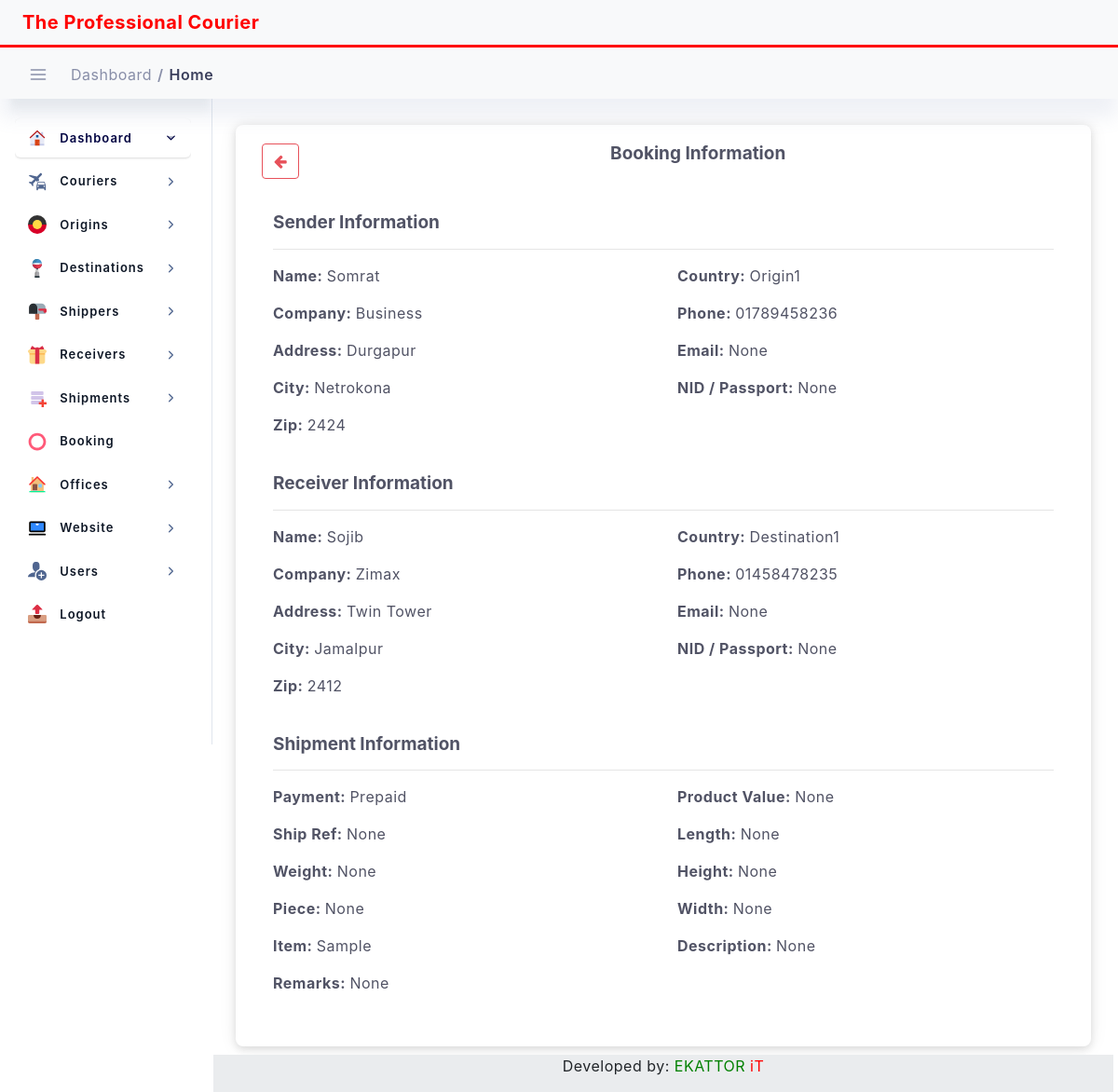
The page /booking_detail/15 on the database its author committed.
### webApp/models.py (models this page shows, shortened)
class Booking(models.Model):
    created_at = models.DateTimeField(blank=True, null=True, auto_now_add=True)
    updated_at = models.DateTimeField(blank=True, null=True, auto_now=True)
    sender_attention = models.CharField(max_length=100)
    sender_company = models.CharField(max_length=100, blank=True, null=True)
    sender_address = models.CharField(max_length=100, blank=True, null=True)
    sender_city = models.CharField(max_length=100, blank=True, null=True)
    sender_zip = models.CharField(max_length=100, blank=True, null=True)
    sender_country = models.ForeignKey(Origin, on_delete=models.DO_NOTHING, )
    sender_phone = models.CharField(max_length=100)
    sender_email = models.CharField(max_length=100, blank=True, null=True)
    sender_nid = models.CharField(max_length=100, blank=True, null=True)
    receiver_attention = models.CharField(max_length=100)
    receiver_company = models.CharField(max_length=100, blank=True, null=True)
    receiver_address = models.CharField(max_length=100)
    receiver_city = models.CharField(max_length=100)
    receiver_zip = models.CharField(max_length=100)
    receiver_country = models.ForeignKey(Destination, on_delete=models.DO_NOTHING, )
    receiver_phone = models.CharField(max_length=100)
    receiver_email = models.CharField(max_length=100, blank=True, null=True)
    receiver_nid = models.CharField(max_length=100, blank=True, null=True)
    PAYMENT_CHOICES = (
        ('Prepaid', 'Prepaid'),
        ('Collect', 'Collect'),
    )
    payment = models.CharField(max_length=20, choices=PAYMENT_CHOICES, default='Prepaid')
    ship_ref = models.CharField(max_length=100, blank=True, null=True)
    weight = models.DecimalField(max_digits=20, decimal_places=2, blank=True, null=True)
    piece = models.DecimalField(max_digits=20, decimal_places=2, blank=True, null=True)
    product_value = models.CharField(max_length=100, blank=True, null=True)
    ITEM_CHOICES = (
        ('Sample', 'Sample'),
        ('Document', 'Document'),
        ('Envelope', 'Envelope'),
    )
    item = models.CharField(max_length=20, choices=ITEM_CHOICES, default='Sample')
    remarks = models.CharField(max_length=200, blank=True, null=True)
    description = models.CharField(max_length=200, blank=True, null=True)
    length = models.DecimalField(max_digits=20, decimal_places=2, blank=True, null=True)
    height = models.DecimalField(max_digits=20, decimal_places=2, blank=True, null=True)
    width = models.DecimalField(max_digits=20, decimal_places=2, blank=True, null=True)
    author = models.ForeignKey(User, on_delete=models.DO_NOTHING, )

### dataset/models.py (models this page shows)
class Origin(models.Model):
    name = models.CharField(max_length=50)
    code = models.CharField(max_length=200, blank=True, null=True)
    remark = models.CharField(max_length=200, blank=True, null=True)
    def __str__(self):
        return self.name

class Destination(models.Model):
    name = models.CharField(max_length=50)
    code = models.CharField(max_length=200, blank=True, null=True)
    remark = models.CharField(max_length=200, blank=True, null=True)
    def __str__(self):
        return self.name

### webApp/views.py (the view)
# urls.py: path('booking_detail/<str:pk>', views.BookingDetailView.as_view(), name='booking-detail'),
class BookingDetailView(DetailView):
    model = Booking
    template_name = 'web/booking_detail.html'
    context_object_name = 'booking'
    def get_context_data(self, **kwargs):
        context = super().get_context_data(**kwargs)
        context["title"] = "Booking Information"
        context["nav_bar"] = "booking_list"
        return context

### templates/web/booking_detail.html (shortened to what this page needs)
{% extends "base.html" %}
{% load static %}
{% block content %}
{% load crispy_forms_tags %}
<div class="container p-4">
    <div class="row">
        <div class="col-lg-12 col-12 layout-spacing">
            <div class="statbox widget box box-shadow">
                <div class="widget-header">
                    <div class="row">
                        <div class="mb-3 col-md-1">
                            <a href="{% url 'booking-list' %}">
                                <button class="btn btn-outline-danger" type="submit"><i class="fa fa-arrow-left"
                                                                                      aria-hidden="true"></i></button>
                            </a>
                        </div>
                        <div class="mb-3 col-md-11">
                            <center>
                                <h5>{{title}}</h5>
                            </center>
                        </div>
                    </div>
                </div>
                <div class="widget-content widget-content-area">
                    <h5 class="">Sender Information</h5><hr>
                    <div class="row">
                        <div class="col-6">
                            <p><strong>Name: </strong>{{ booking.sender_attention }}</p>
                            <p><strong>Company: </strong>{{ booking.sender_company }}</p>
                            <p><strong>Address: </strong>{{ booking.sender_address }}</p>
                            <p><strong>City: </strong>{{ booking.sender_city }}</p>
                            <p><strong>Zip: </strong>{{ booking.sender_zip }}</p>
                        </div>
                        <div class="col-6 scheduler-border">
                            <p><strong>Country: </strong>{{ booking.sender_country }}</p>
                            <p><strong>Phone: </strong>{{ booking.sender_phone }}</p>
                            <p><strong>Email: </strong>{{ booking.sender_email }}</p>
                            <p><strong>NID / Passport: </strong>{{ booking.sender_nid }}</p>
                        </div>
                    </div>
                    <br />
                    <h5 class="">Receiver Information</h5><hr>
                    <div class="row">
                        <div class="col-6">
                            <p><strong>Name: </strong>{{ booking.receiver_attention }}</p>
                            <p><strong>Company: </strong>{{ booking.receiver_company }}</p>
                            <p><strong>Address: </strong>{{ booking.receiver_address }}</p>
                            <p><strong>City: </strong>{{ booking.receiver_city }}</p>
                            <p><strong>Zip: </strong>{{ booking.receiver_zip }}</p>
                        </div>
                        <div class="col-6 scheduler-border">
                            <p><strong>Country: </strong>{{ booking.receiver_country }}</p>
                            <p><strong>Phone: </strong>{{ booking.receiver_phone }}</p>
                            <p><strong>Email: </strong>{{ booking.receiver_email }}</p>
                            <p><strong>NID / Passport: </strong>{{ booking.receiver_nid }}</p>
                        </div>
                </div>
                    <br />
                    <h5 class="">Shipment Information</h5><hr>
                    <div class="row">
                        <div class="col-6">
                            <p><strong>Payment: </strong>{{ booking.payment }}</p>
                            <p><strong>Ship Ref: </strong>{{ booking.ship_ref }}</p>
                            <p><strong>Weight: </strong>{{ booking.weight }}</p>
                            <p><strong>Piece: </strong>{{ booking.piece }}</p>
                            <p><strong>Item: </strong>{{ booking.item }}</p>
                            <p><strong>Remarks: </strong>{{ booking.remarks }}</p>
                        </div>
                        <div class="col-6">
                            <p><strong>Product Value: </strong>{{ booking.product_value }}</p>
                            <p><strong>Length: </strong>{{ booking.length }}</p>
                            <p><strong>Height: </strong>{{ booking.height }}</p>
                            <p><strong>Width: </strong>{{ booking.width }}</p>
                            <p><strong>Description: </strong>{{ booking.description }}</p>
                        </div>
                </div>
                </div>
            </div>
        </div>
    </div>
</div>
{% endblock content %}

### static/assets/css/dashboard/dash_1.css (style rules this page uses)
.layout-spacing { padding-bottom: 25px; }
.widget { position: relative; padding: 20px; border-radius: 8px; border: none; background: #fff; -webkit-box-shadow: 0 4px 6px 0 rgba(85, 85, 85, 0.08), 0 1px 20px 0 rgba(0, 0, 0, 0.07), 0px 1px 11px 0px rgba(0, 0, 0, 0.07); -moz-box-shadow: 0 4px 6px 0 rgba(85, 85, 85, 0.08), 0 1px 20px 0 rgba(0, 0, 0, 0.07), 0px 1px 11px 0px rgba(0, 0, 0, 0.07); box-shadow: 0 4px 6px 0 rgba(85, 85, 85, 0.08), 0 1px 20px 0 rgba(0, 0, 0, 0.07), 0px 1px 11px 0px rgba(0, 0, 0, 0.07); }
.widget h5 { font-weight: 700; font-size: 19px; letter-spacing: 0px; margin-bottom: 0; color: #515365; }

### static/assets/css/main.css (style rules this page uses)
html { min-height: 100% }
body { color: #888ea8; height: 100%; font-size: 0.875rem; background: #f1f2f3; overflow-x: hidden; overflow-y: auto; letter-spacing: 0.0312rem; font-family: 'Helvetica', sans-serif; }
h1, h2, h3, h4, h5, h6 { color: #3b3f5c; }
p { margin-top: 0; margin-bottom: 0.625rem; color: #515365 }
hr { margin-top: 20px; margin-bottom: 20px; border-top: 1px solid #f1f2f3; }
strong { font-weight: 600; }
.btn { padding: 0.4375rem 1.25rem; text-shadow: none; font-size: 14px; color: #3b3f5c; font-weight: normal; white-space: normal; word-wrap: break-word; transition: .2s ease-out; touch-action: manipulation; cursor: pointer; background-color: #f1f2f3; box-shadow: 0px 5px 20px 0 rgba(0, 0, 0, 0.1); will-change: opacity, transform; transition: all 0.3s ease-out; -webkit-transition: all 0.3s ease-out; }
.btn-outline-danger { border: 1px solid #e7515a !important; color: #e7515a !important; background-color: transparent; box-shadow: none; }
.statbox .widget-content:before, .statbox .widget-content:after { display: table; content: ""; line-height: 0; clear: both }

### static/assets/css/structure.css (style rules this page uses)
html { min-height: 100% }
body { color: #888ea8; height: 100%; font-size: 0.875rem; background: ##f1f2f3; overflow-x: hidden; overflow-y: auto; letter-spacing: 0.0312rem; font-family: 'Helvetica', sans-serif; }
h1, h2, h3, h4, h5, h6 { color: #3b3f5c; }
p { margin-top: 0; margin-bottom: 0.625rem; color: #515365 }
hr { margin-top: 20px; margin-bottom: 20px; border-top: 1px solid #f1f2f3; }
strong { font-weight: 600; }
.widget { padding: 0; margin-top: 0; margin-bottom: 0; border-radius: 6px; -webkit-box-shadow: 0 4px 6px 0 rgba(85, 85, 85, 0.08), 0 1px 20px 0 rgba(0, 0, 0, 0.07), 0px 1px 11px 0px rgba(0, 0, 0, 0.07); -moz-box-shadow: 0 4px 6px 0 rgba(85, 85, 85, 0.08), 0 1px 20px 0 rgba(0, 0, 0, 0.07), 0px 1px 11px 0px rgba(0, 0, 0, 0.07); box-shadow: 0 4px 6px 0 rgba(85, 85, 85, 0.08), 0 1px 20px 0 rgba(0, 0, 0, 0.07), 0px 1px 11px 0px rgba(0, 0, 0, 0.07); }
.layout-spacing { padding-bottom: 40px; }
.widget.box .widget-header { background: #fff; padding: 0px 8px 0px; border-top-right-radius: 6px; border-top-left-radius: 6px; }
.widget .widget-header { border-bottom: 0px solid #f1f2f3; }
.widget .widget-header:before, .widget .widget-header:after { display: table; content: ""; line-height: 0 }
.widget .widget-header:after { clear: both }
.widget-content-area { padding: 20px; position: relative; background-color: #fff; border-bottom-left-radius: 6px; border-bottom-right-radius: 6px; }

### rows shown on the page
Booking: sender_attention "Somrat", sender_company "Business", sender_address "Durgapur", sender_city "Netrokona", sender_zip "2424", sender_country "Origin1", sender_phone "01789458236", sender_email "None", sender_nid "None", receiver_attention "Sojib", receiver_company "Zimax", receiver_address "Twin Tower", receiver_city "Jamalpur", receiver_zip "2412", receiver_country "Destination1", receiver_phone "01458478235", receiver_email "None", receiver_nid "None", payment "Prepaid", ship_ref "None", weight "None", piece "None", item "Sample", remarks "None", product_value "None", length "None", height "None", width "None", description "None"

### other values the page prints
{{ title }} "Booking Information"
